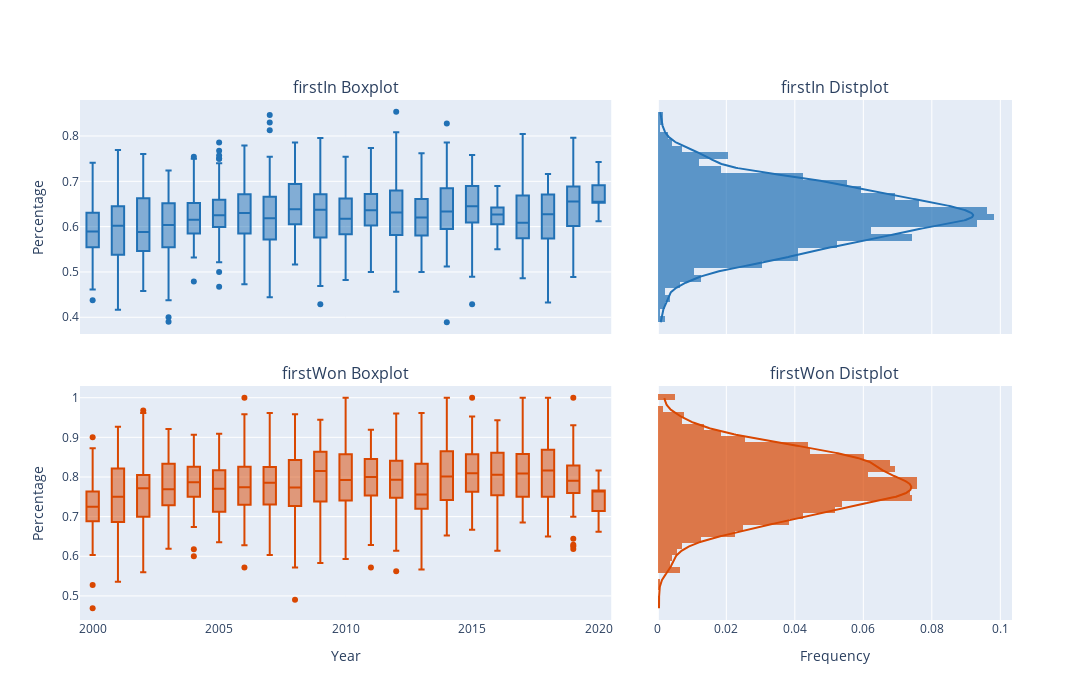

The code cell stored with this chart in its notebook:
### Code cell
def plot_distribution(m,
                    success_overall, 
                    total_overall,
                    stats_by_year, 
                    upper_df, 
                    lower_df, 
                    columns, 
                    colors = ['rgb(33,113,181)', 'rgb(217,71,1)', 'rgb(81, 178, 124)', 'rgb(235, 127, 134)'],
                    ):

    n_cols, n_rows = 2, len(columns)

    specs = [[{}, {}]] * n_rows

    subplot_titles=[[f'{c} Boxplot', f'{c} Distplot'] for c in columns]
    
    fig = make_subplots(
            cols=n_cols,
            rows=n_rows,
            specs=specs,
            shared_xaxes=True,
            shared_yaxes=True,
            vertical_spacing=0.0,
            horizontal_spacing=0.05,
            subplot_titles=sum(subplot_titles, []),
            column_widths=[0.6, 0.4]
    )

    

    for i, col in enumerate(columns):
        

        fig.add_trace(
            go.Box(
                x=m['year'],
                y=m[f'perc_{col}'],
                marker_color=colors[i]
            ),
            row=i+1, col=1  
        )


        hist, kde = ff.create_distplot([m[f'perc_{col}'].to_numpy()], bin_size=0.015,
                        group_labels=[col], show_rug=False, colors=[colors[i]],
                        histnorm='probability',
                    )['data']
        
        hist_ = go.Histogram(
            y=hist['x'],
            histnorm='probability',
            ybins = {'start':hist['xbins']['start'], 'end':hist['xbins']['end'], 'size':hist['xbins']['size']},
            opacity=0.7, marker_color=colors[i]
        )

        kde_ = go.Scatter(
            x=kde['y'],
            y=kde['x'],
            marker_color=colors[i]
        )

        fig.add_trace(hist_,
            row=i+1, col=2
        )

        fig.add_trace(
            kde_,
            row=i+1, col=2
        )



    # Layout
    fig.update_layout({
        'showlegend': False,
        'height': 350*n_rows, 
        'width': 1200,
#        'yaxis': {'title': 'Percentage'},
        **{f'yaxis{2*r-1}': {'title': 'Percentage'} for r in range(1, n_rows+1)},
        f'xaxis{n_rows*n_cols-1}': {'title': 'Year'},
        f'xaxis{n_rows*n_cols}': {'title': 'Frequency'},

    })

    return fig


plot_distribution(m,
                success_overall, 
                total_overall, 
                stats_by_year, 
                upper_df, 
                lower_df, 
                columns=['firstIn', 'firstWon'],#, 'secondWon', 'returnWon'],#, 'ace', 'df'], 
                colors=['rgb(33,113,181)', 'rgb(217,71,1)', 'rgb(81, 178, 124)', 'rgb(235, 127, 134)', 'rgb(33,113,181)', 'rgb(217,71,1)',],
                )

### Figure 1 — Plotly figure (JSON) as saved in the notebook; plotly's stock layout.template omitted (floating-point values rounded to 4 significant figures; data arrays with more than 128 entries replaced by an {"elided": "..."} marker saying what was removed)
{"data": [{"marker": {"color": "rgb(33,113,181)"}, "type": "box", "x": {"elided": "1415 int values"}, "xaxis": "x", "y": {"elided": "1415 float values"}, "yaxis": "y"}, {"histnorm": "probability", "marker": {"color": "rgb(33,113,181)"}, "opacity": 0.7, "type": "histogram", "xaxis": "x2", "y": {"elided": "1415 float values"}, "yaxis": "y2", "ybins": {"end": 0.8537, "size": 0.015, "start": 0.3889}}, {"marker": {"color": "rgb(33,113,181)"}, "type": "scatter", "x": {"elided": "500 float values"}, "xaxis": "x2", "y": {"elided": "500 float values"}, "yaxis": "y2"}, {"marker": {"color": "rgb(217,71,1)"}, "type": "box", "x": {"elided": "1415 int values"}, "xaxis": "x3", "y": {"elided": "1415 float values"}, "yaxis": "y3"}, {"histnorm": "probability", "marker": {"color": "rgb(217,71,1)"}, "opacity": 0.7, "type": "histogram", "xaxis": "x4", "y": {"elided": "1415 float values"}, "yaxis": "y4", "ybins": {"end": 1, "size": 0.015, "start": 0.4688}}, {"marker": {"color": "rgb(217,71,1)"}, "type": "scatter", "x": {"elided": "500 float values"}, "xaxis": "x4", "y": {"elided": "500 float values"}, "yaxis": "y4"}], "layout": {"annotations": [{"font": {"size": 16}, "showarrow": false, "text": "firstIn Boxplot", "x": 0.285, "xanchor": "center", "xref": "paper", "y": 1, "yanchor": "bottom", "yref": "paper"}, {"font": {"size": 16}, "showarrow": false, "text": "firstIn Distplot", "x": 0.81, "xanchor": "center", "xref": "paper", "y": 1, "yanchor": "bottom", "yref": "paper"}, {"font": {"size": 16}, "showarrow": false, "text": "firstWon Boxplot", "x": 0.285, "xanchor": "center", "xref": "paper", "y": 0.45, "yanchor": "bottom", "yref": "paper"}, {"font": {"size": 16}, "showarrow": false, "text": "firstWon Distplot", "x": 0.81, "xanchor": "center", "xref": "paper", "y": 0.45, "yanchor": "bottom", "yref": "paper"}], "height": 700, "showlegend": false, "width": 1200, "xaxis": {"anchor": "y", "domain": [0, 0.57], "matches": "x3", "showticklabels": false}, "xaxis2": {"anchor": "y2", "domain": [0.62, 1], "matches": "x4", "showticklabels": false}, "xaxis3": {"anchor": "y3", "domain": [0, 0.57], "title": {"text": "Year"}}, "xaxis4": {"anchor": "y4", "domain": [0.62, 1], "title": {"text": "Frequency"}}, "yaxis": {"anchor": "x", "domain": [0.55, 1], "title": {"text": "Percentage"}}, "yaxis2": {"anchor": "x2", "domain": [0.55, 1], "matches": "y", "showticklabels": false}, "yaxis3": {"anchor": "x3", "domain": [0, 0.45], "title": {"text": "Percentage"}}, "yaxis4": {"anchor": "x4", "domain": [0, 0.45], "matches": "y3", "showticklabels": false}}}
